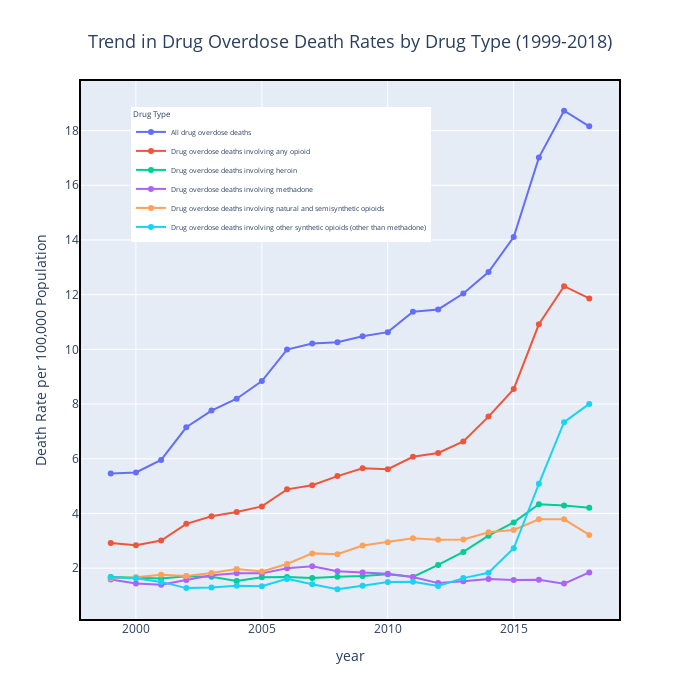

The notebook cell saved with this chart:
### Markdown cell above
## Trend in Drug Overdose Death Rates by Drug Type (1999-2018)

### Code cell
specific_drug_deaths = data.groupby(['year', 'panel'], as_index=False).agg({'estimate': 'mean'})

# Plot the data with Plotly
fig = px.line(specific_drug_deaths, x='year', y='estimate', color='panel', markers=True,
              title='Trend in Drug Overdose Death Rates by Drug Type (1999-2018)',
              labels={'estimate': 'Death Rate per 100,000 Population', 'panel': 'Drug Type'})

# Update the layout to make it square and adjust the title and legend to prevent overlapping
fig.update_layout(
    width=700,  # Adjust the width if necessary
    height=700,  # Adjust the height to match the width for a square aspect ratio
    title=dict(
        text='Trend in Drug Overdose Death Rates by Drug Type (1999-2018)',
        y=0.95,  # Adjust the title's vertical position
        x=0.5,
        xanchor='center',
        yanchor='top',
        font=dict(size=18)  # Adjust the font size as necessary
    ),
    legend=dict(
        font=dict(size=7),  # Decrease the legend font size
        yanchor="top",
        y=0.95,  # Adjust the vertical position of the legend
        xanchor="right",
        x=0.65   # Adjust the horizontal position of the legend
    ),
    margin=dict(t=80, b=80, l=80, r=80),  # Adjust the margins as necessary
)

# Add a border around the whole figure
fig.add_shape(
    # Rectangle outline
    type="rect",
    xref="paper",
    yref="paper",
    x0=0,
    y0=0,
    x1=1,
    y1=1,
    line=dict(
        color="Black",
        width=2,
    ),
)

# Show the figure
fig.show()

### Figure 1 — Plotly figure (JSON) as saved in the notebook; plotly's stock layout.template omitted (floating-point values rounded to 4 significant figures)
{"data": [{"hovertemplate": "Drug Type=All drug overdose deaths<br>year=%{x}<br>Death Rate per 100,000 Population=%{y}<extra></extra>", "legendgroup": "All drug overdose deaths", "line": {"color": "#636efa", "dash": "solid"}, "marker": {"symbol": "circle"}, "mode": "lines+markers", "name": "All drug overdose deaths", "orientation": "v", "showlegend": true, "type": "scatter", "x": [1999, 2000, 2001, 2002, 2003, 2004, 2005, 2006, 2007, 2008, 2009, 2010, 2011, 2012, 2013, 2014, 2015, 2016, 2017, 2018], "xaxis": "x", "y": [5.465, 5.498, 5.959, 7.151, 7.761, 8.194, 8.839, 9.99, 10.21, 10.26, 10.48, 10.63, 11.38, 11.46, 12.04, 12.83, 14.11, 17.01, 18.72, 18.15], "yaxis": "y"}, {"hovertemplate": "Drug Type=Drug overdose deaths involving any opioid<br>year=%{x}<br>Death Rate per 100,000 Population=%{y}<extra></extra>", "legendgroup": "Drug overdose deaths involving any opioid", "line": {"color": "#EF553B", "dash": "solid"}, "marker": {"symbol": "circle"}, "mode": "lines+markers", "name": "Drug overdose deaths involving any opioid", "orientation": "v", "showlegend": true, "type": "scatter", "x": [1999, 2000, 2001, 2002, 2003, 2004, 2005, 2006, 2007, 2008, 2009, 2010, 2011, 2012, 2013, 2014, 2015, 2016, 2017, 2018], "xaxis": "x", "y": [2.921, 2.837, 3.01, 3.62, 3.898, 4.052, 4.258, 4.881, 5.031, 5.365, 5.653, 5.618, 6.073, 6.212, 6.631, 7.541, 8.547, 10.92, 12.31, 11.86], "yaxis": "y"}, {"hovertemplate": "Drug Type=Drug overdose deaths involving heroin<br>year=%{x}<br>Death Rate per 100,000 Population=%{y}<extra></extra>", "legendgroup": "Drug overdose deaths involving heroin", "line": {"color": "#00cc96", "dash": "solid"}, "marker": {"symbol": "circle"}, "mode": "lines+markers", "name": "Drug overdose deaths involving heroin", "orientation": "v", "showlegend": true, "type": "scatter", "x": [1999, 2000, 2001, 2002, 2003, 2004, 2005, 2006, 2007, 2008, 2009, 2010, 2011, 2012, 2013, 2014, 2015, 2016, 2017, 2018], "xaxis": "x", "y": [1.677, 1.655, 1.618, 1.702, 1.688, 1.527, 1.665, 1.675, 1.643, 1.683, 1.714, 1.774, 1.678, 2.12, 2.595, 3.188, 3.673, 4.339, 4.292, 4.212], "yaxis": "y"}, {"hovertemplate": "Drug Type=Drug overdose deaths involving methadone<br>year=%{x}<br>Death Rate per 100,000 Population=%{y}<extra></extra>", "legendgroup": "Drug overdose deaths involving methadone", "line": {"color": "#ab63fa", "dash": "solid"}, "marker": {"symbol": "circle"}, "mode": "lines+markers", "name": "Drug overdose deaths involving methadone", "orientation": "v", "showlegend": true, "type": "scatter", "x": [1999, 2000, 2001, 2002, 2003, 2004, 2005, 2006, 2007, 2008, 2009, 2010, 2011, 2012, 2013, 2014, 2015, 2016, 2017, 2018], "xaxis": "x", "y": [1.586, 1.443, 1.398, 1.564, 1.739, 1.817, 1.81, 1.993, 2.072, 1.891, 1.845, 1.799, 1.674, 1.454, 1.523, 1.601, 1.567, 1.575, 1.435, 1.846], "yaxis": "y"}, {"hovertemplate": "Drug Type=Drug overdose deaths involving natural and semisynthetic opioids<br>year=%{x}<br>Death Rate per 100,000 Population=%{y}<extra></extra>", "legendgroup": "Drug overdose deaths involving natural and semisynthetic opioids", "line": {"color": "#FFA15A", "dash": "solid"}, "marker": {"symbol": "circle"}, "mode": "lines+markers", "name": "Drug overdose deaths involving natural and semisynthetic opioids", "orientation": "v", "showlegend": true, "type": "scatter", "x": [1999, 2000, 2001, 2002, 2003, 2004, 2005, 2006, 2007, 2008, 2009, 2010, 2011, 2012, 2013, 2014, 2015, 2016, 2017, 2018], "xaxis": "x", "y": [1.625, 1.666, 1.756, 1.712, 1.822, 1.965, 1.879, 2.152, 2.54, 2.512, 2.829, 2.948, 3.093, 3.04, 3.05, 3.312, 3.397, 3.787, 3.785, 3.213], "yaxis": "y"}, {"hovertemplate": "Drug Type=Drug overdose deaths involving other synthetic opioids (other than methadone)<br>year=%{x}<br>Death Rate per 100,000 Population=%{y}<extra></extra>", "legendgroup": "Drug overdose deaths involving other synthetic opioids (other than methadone)", "line": {"color": "#19d3f3", "dash": "solid"}, "marker": {"symbol": "circle"}, "mode": "lines+markers", "name": "Drug overdose deaths involving other synthetic opioids (other than methadone)", "orientation": "v", "showlegend": true, "type": "scatter", "x": [1999, 2000, 2001, 2002, 2003, 2004, 2005, 2006, 2007, 2008, 2009, 2010, 2011, 2012, 2013, 2014, 2015, 2016, 2017, 2018], "xaxis": "x", "y": [1.665, 1.63, 1.498, 1.271, 1.296, 1.357, 1.337, 1.608, 1.413, 1.229, 1.36, 1.491, 1.499, 1.347, 1.637, 1.83, 2.728, 5.084, 7.337, 8.005], "yaxis": "y"}], "layout": {"height": 700, "legend": {"font": {"size": 7}, "title": {"text": "Drug Type"}, "tracegroupgap": 0, "x": 0.65, "xanchor": "right", "y": 0.95, "yanchor": "top"}, "margin": {"b": 80, "l": 80, "r": 80, "t": 80}, "shapes": [{"line": {"color": "Black", "width": 2}, "type": "rect", "x0": 0, "x1": 1, "xref": "paper", "y0": 0, "y1": 1, "yref": "paper"}], "title": {"font": {"size": 18}, "text": "Trend in Drug Overdose Death Rates by Drug Type (1999-2018)", "x": 0.5, "xanchor": "center", "y": 0.95, "yanchor": "top"}, "width": 700, "xaxis": {"anchor": "y", "domain": [0, 1], "title": {"text": "year"}}, "yaxis": {"anchor": "x", "domain": [0, 1], "title": {"text": "Death Rate per 100,000 Population"}}}}
